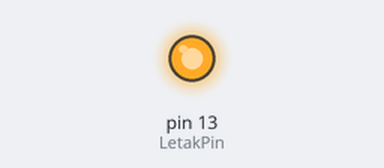
This sketch was run on a simulated Arduino Uno, built with avr-gcc and run on an emulated ATmega328P. Parts: output pins drawn as LEDs (lit = HIGH).

Above: at 0.1 s.
Timing chart, 0 to 1.6 s (numbered marks = the images above):
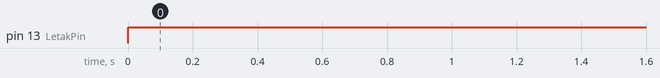

Measured:
- by itself, pin 13 (LetakPin): LOW → HIGH at 0.00 s

The sketch:

led.ino.ino
```cpp
int const LetakPin = 13; // inisialisasi konstanta LetakPin bertype data int bernilai 13

// void setup : untuk meletakan kode setup yang akan dibaca satu kali
void setup()
{

  Serial.begin(9600); // kecepatan pengiriman dan penerimaan data melalui port serial

  pinMode(LetakPin, OUTPUT); // inisialisasi PIN yang akan digunakan
}

// void loop : untuk meletakan kode utama yang akan dibaca berulang - ulang
void loop()
{

  // Menghidupkan LED pada pin digital 13
  digitalWrite(LetakPin, HIGH);
}
```
